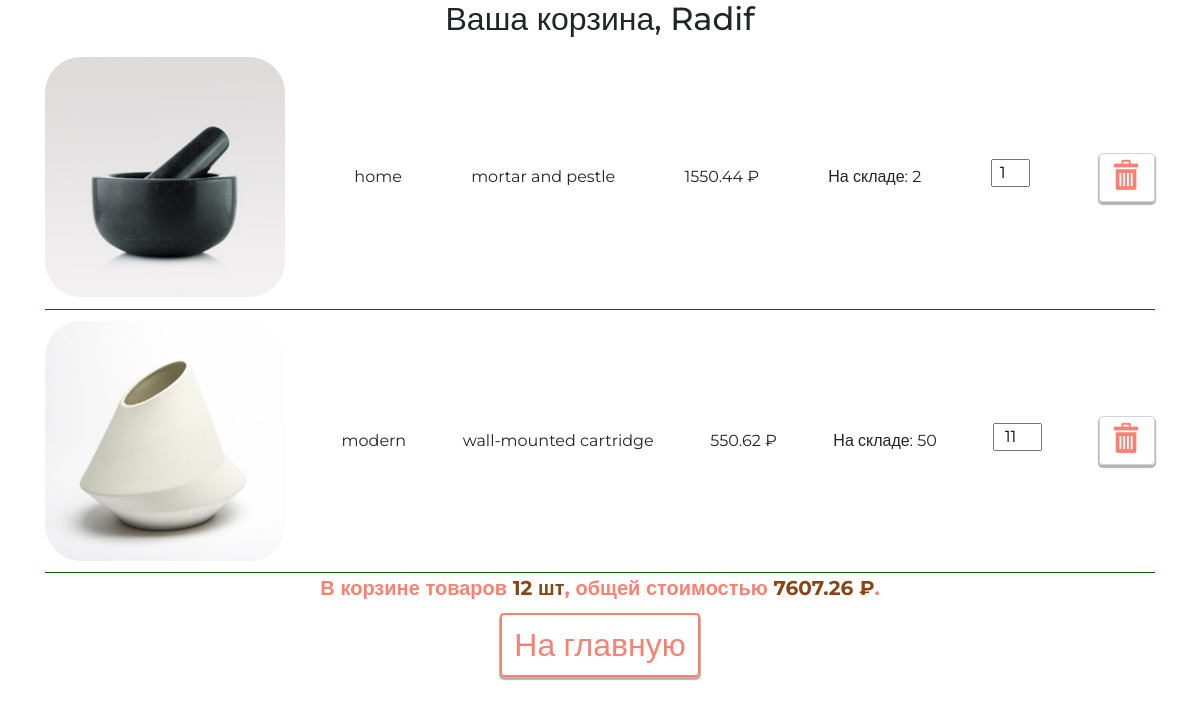
Page /basket/ (signed in) on the earlier database version.
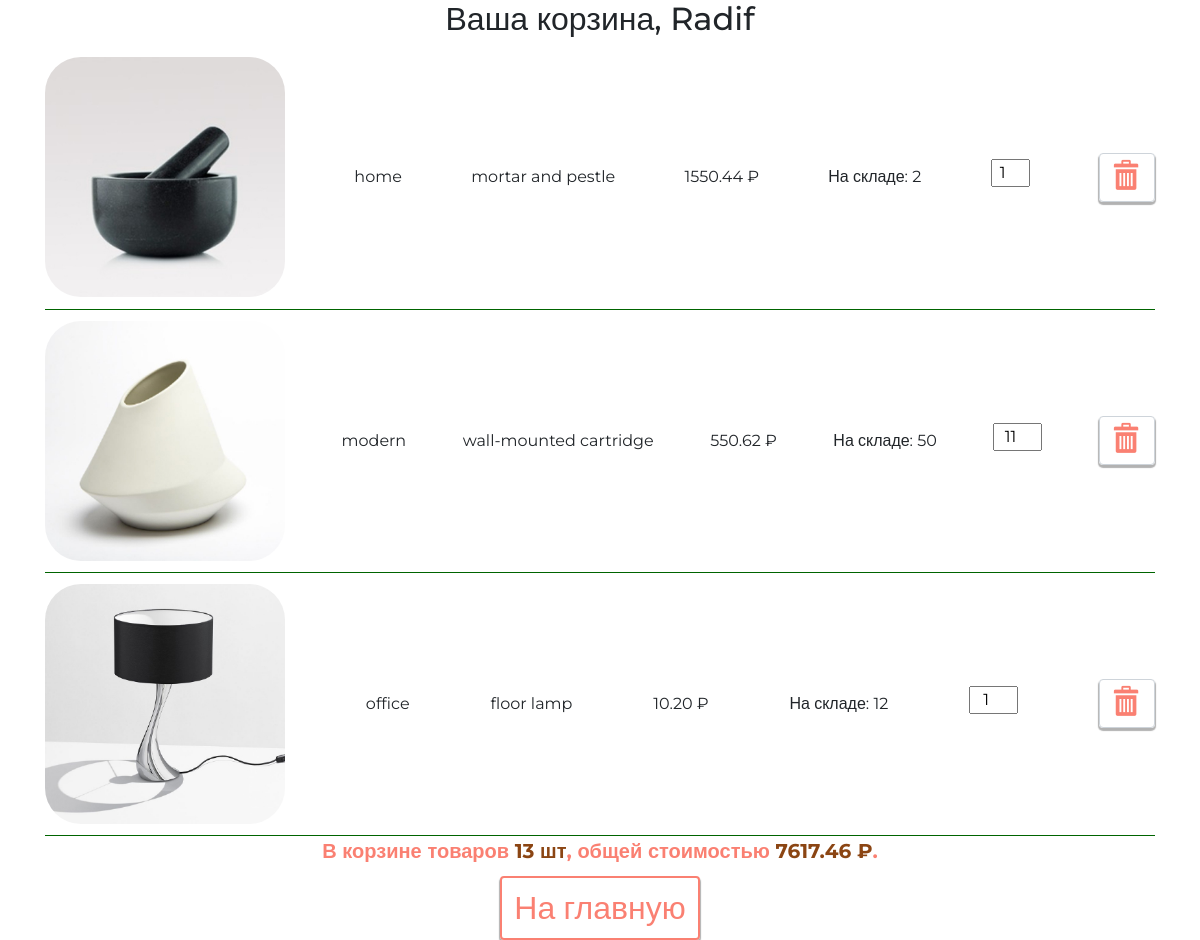
Same page on the later database version.
### basketapp/models.py (models this page shows)
class BasketItem(models.Model):
    user = models.ForeignKey(
        get_user_model(),
        verbose_name='Пользователь',
        on_delete=models.CASCADE,
        related_name='user_basket'
    )
    product = models.ForeignKey(Product, verbose_name='Продукт', on_delete=models.CASCADE)
    quantity = models.PositiveIntegerField(default=0, verbose_name='Количество')
    mod_datetime = models.DateTimeField(auto_now=True,  verbose_name='Дата изменения')
    class Meta:
        verbose_name = 'корзина'
        verbose_name_plural = 'корзины'
        ordering = ['product']

### mainapp/models.py (models this page shows, shortened)
class Product(models.Model):
    category = models.ForeignKey(ProductCategory,
                                 on_delete=models.CASCADE,
                                 verbose_name='категория продукта')
    name = models.CharField('имя продукта', max_length=128)
    image = models.ImageField(upload_to='products_images', blank=True)
    short_desc = models.CharField('краткое описание продукта', max_length=64, blank=True)
    description = models.TextField('описание продукта', blank=True)
    price = models.DecimalField('цена продукта', max_digits=8, decimal_places=2, default=0)
    quantity = models.PositiveIntegerField('количество на складе', default=0)
    is_active = models.BooleanField(verbose_name='активность', default=True)
    modified_date = models.DateTimeField(
        verbose_name='дата изменения', auto_now=True)
    class Meta:
        verbose_name = 'продукт'
        verbose_name_plural = 'продукты'
        ordering = ['-is_active', 'category', 'name']

class ProductCategory(models.Model):
    name = models.CharField(verbose_name='имя категории', max_length=128)
    description = models.TextField(verbose_name='описание категории', blank=True)
    is_active = models.BooleanField(verbose_name='активность', default=True)
    modified_date = models.DateTimeField(
        verbose_name='дата изменения', auto_now=True)
    class Meta:
        verbose_name = 'Категория продукта'
        verbose_name_plural = 'Категории продуктов'
        ordering = ['-is_active', 'name']

### authapp/models.py (models this page shows, shortened)
class ShopUser(AbstractUser):
    email = models.EmailField(verbose_name='электронный адрес', unique=True)
    age = models.PositiveIntegerField(verbose_name='возраст', null=True)
    avatar = models.ImageField(upload_to='users_avatars', blank=True)
    activation_key = models.CharField(max_length=128, blank=True)
    activation_key_expires = models.DateTimeField(
        default=get_activation_key_expires
    )
    def basket_cost(self):
        return sum(item.product.price * item.quantity for item in self.user_basket.all())
    def basket_total_quantity(self):
        return sum(item.quantity for item in self.user_basket.all())
    class Meta:
        verbose_name = 'Пользователь'
        verbose_name_plural = 'Пользователи'
        ordering = ['-is_active', '-is_superuser', '-is_staff', 'username']

### basketapp/views.py (the view)
# urls.py: path('', adminapp.UsersList.as_view(), name='index'),
@login_required
def index(request):
    basket_items = request.user.user_basket.all()
    context = {
        'page_title': 'корзина',
        'links_menu': LINKS_MENU,
        'basket_items': basket_items,
    }
    return render(request, 'basketapp/index.html', context)

### mainapp/context_processors.py (called while the page is built)
def get_categories(request):
    return {
        'categories': ProductCategory.objects.filter(is_active=True),
    }

### mainapp/templatetags/my_tags.py (called while the page is built)
def media_folder_products(string):
    if not string:
        string = 'products_images/default.jpg'
    return f'{settings.MEDIA_URL}{string}'

### basketapp/templates/basketapp/index.html
{% extends 'basketapp/base.html' %}
{% load static %}
{% block container %}
    <div class="basket-list">
        {% include 'basketapp/inc/inc_basket_items.html' %}
    </div>
{% endblock %}

### basketapp/templates/basketapp/base.html (shortened to what this page needs)
{% load static %}
<!DOCTYPE html>
<html lang="en">
<head>
    {% block css %}
        <link rel="stylesheet" href="{% static 'node_modules/bootstrap/dist/css/bootstrap.min.css' %}">
        <link rel="stylesheet" href="{% static 'fonts/icomoon/style.css' %}">
        <link rel="stylesheet" href="{% static 'css/style.css' %}">
    {% endblock %}
</head>
<body>
<div class="container">
    <div class="h2 text-center head">
        Ваша корзина,
        {{ user.first_name|default:'пользователь'|title }}
    </div>
    {% block container %}
    {% endblock %}
</div>
</body>
</html>

### basketapp/templates/basketapp/inc/inc_basket_items.html
{% load my_tags %}
{% if basket_items %}
    {% for item in basket_items %}
        <div class="basket-item-wrapper">
            <img src="{{ item.product.image|media_folder_products }}"
                 alt="{{ item.product.short_desc }}">
            <span class="category-name">{{ item.product.category.name }}</span>
            <span class="product-name">{{ item.product.name }}</span>
            <span class="product-price">{{ item.product.price }}&nbsp;&#8381;</span>
            <span class="product-quantity">На складе: {{ item.product.quantity }}</span>
            <label>
                <input type="number" name="{{ item.pk }}" min="0"
                       max="{{ item.product.quantity }}"
                       value="{{ item.quantity }}"
                       class="product-qty">
            </label>
            <a href="{% url 'basket:delete' item.pk %}" class="btn btn-round">
                <span class="icon-delete"></span>
            </a>
        </div>
    {% endfor %}
    <div class="basket-summary">
        В корзине товаров <span>{{ user.basket_total_quantity }} шт</span>,
        общей стоимостью <span>{{ user.basket_cost }} &#8381;</span>.
    </div>
{% else %}
    <h4>Корзина пуста</h4>
{% endif %}
<a href="{% url 'main:index' %}" class="btn btn-round in-home">
    На главную
</a>

Differences in the rows shown:
computed for ShopUser "Radif": basket_total_quantity "12" → "13"; basket_cost "7607.26" → "7617.46"
added BasketItem: product.image|media_folder_products (picture), product.category.name "office", product.name "floor lamp", product.price "10.20", product.quantity "12", quantity "1"
